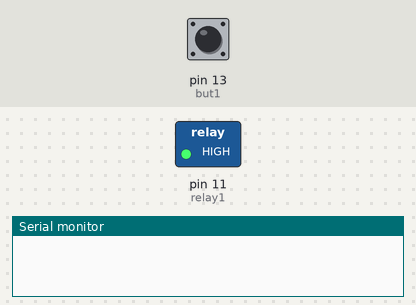
A sketch run on a simulated Arduino Uno, built with avr-gcc and run on an emulated ATmega328P. On the bench: switched loads named in the sketch (green lamp = pin HIGH), the last lines printed to the serial monitor. Inputs (shaded band) come from the test bench; at power-on: pin 13 (but1) HIGH.

Above: at 1.2 s.
1.3 s: pin 13 (but1) pulled LOW for 0.15 s
At 1.37 s:
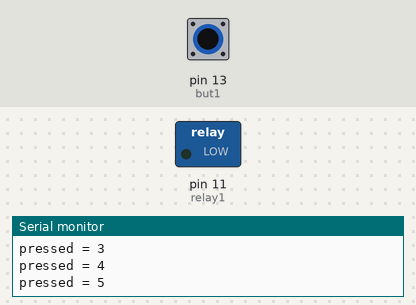
2.9 s: pin 13 (but1) pulled LOW for 3.2 s
At 6.4 s:
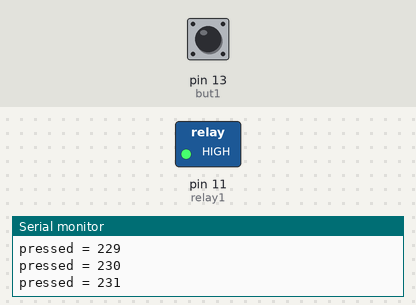
7.6 s: pin 13 (but1) driven LOW
At 8.2 s:
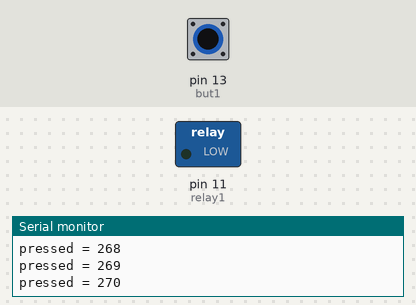
10.6 s: pin 13 (but1) driven HIGH
At 11.9 s:
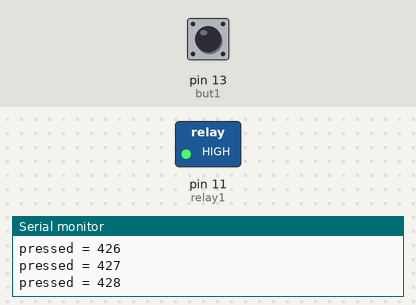
Timing chart, 0 to 13.1 s (numbered marks = the images above; inputs shaded):
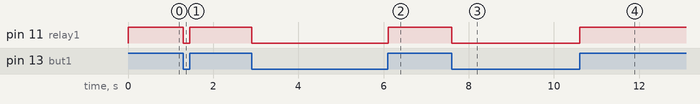

Measured:
- after the input at 1.3 s, pin 11 (relay1): HIGH → LOW at once, → HIGH 0.15 s later
- after the input at 2.9 s, pin 11 (relay1): HIGH → LOW at once, → HIGH 3.2 s later
- after the input at 7.6 s, pin 11 (relay1): HIGH → LOW at once
- after the input at 10.6 s, pin 11 (relay1): LOW → HIGH at once

The sketch:

buttoncount.ino
```cpp
int but1 = 13;
int relay1 = 11;
int butState = 0;
int bpres = 0;

void setup() {
  Serial.begin(9600);
    pinMode(but1,INPUT);
    pinMode(relay1,OUTPUT);

}

void loop() {
  butState = digitalRead(but1);
  if(butState == LOW){{
     digitalWrite(relay1,LOW);

     Serial.print("pressed = ");
     Serial.println(bpres);
  }
   bpres++;
  }
  else
    digitalWrite(relay1,HIGH);


}
```
